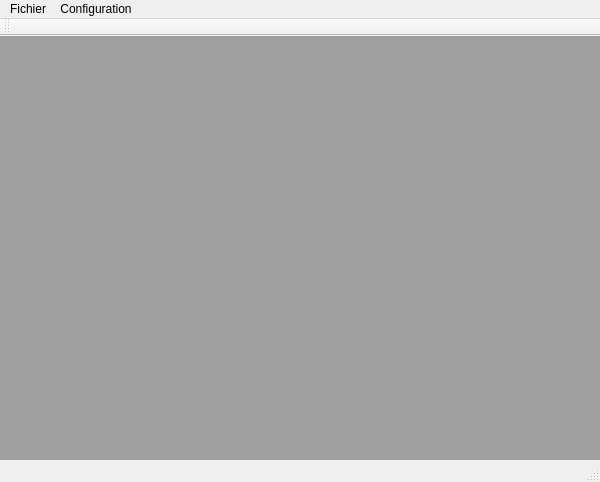
<?xml version="1.0" encoding="UTF-8"?>
<ui version="4.0">
 <class>MainWindow</class>
 <widget class="QMainWindow" name="MainWindow">
  <property name="geometry">
   <rect>
    <x>0</x>
    <y>0</y>
    <width>600</width>
    <height>482</height>
   </rect>
  </property>
  <property name="minimumSize">
   <size>
    <width>600</width>
    <height>482</height>
   </size>
  </property>
  <property name="maximumSize">
   <size>
    <width>600</width>
    <height>482</height>
   </size>
  </property>
  <property name="windowTitle">
   <string>Activateur master de Hotel Manager Plus</string>
  </property>
  <property name="windowIcon">
   <iconset resource="images.qrc">
    <normaloff>:/images/logo.png</normaloff>:/images/logo.png</iconset>
  </property>
  <widget class="QWidget" name="centralWidget">
   <layout class="QGridLayout" name="gridLayout">
    <property name="margin">
     <number>0</number>
    </property>
    <item row="0" column="0">
     <widget class="QMdiArea" name="mdiArea"/>
    </item>
   </layout>
  </widget>
  <widget class="QMenuBar" name="menuBar">
   <property name="geometry">
    <rect>
     <x>0</x>
     <y>0</y>
     <width>600</width>
     <height>21</height>
    </rect>
   </property>
   <widget class="QMenu" name="menuFichier">
    <property name="title">
     <string>Fichier</string>
    </property>
    <widget class="QMenu" name="menuMode_d_activation">
     <property name="title">
      <string>Mode d'activation</string>
     </property>
     <addaction name="actionEn_diff_r"/>
     <addaction name="actionEn_ligne"/>
    </widget>
    <addaction name="menuMode_d_activation"/>
    <addaction name="actionQuitter"/>
   </widget>
   <widget class="QMenu" name="menuConfiguration">
    <property name="title">
     <string>Configuration</string>
    </property>
    <widget class="QMenu" name="menuDriver_odbc">
     <property name="title">
      <string>Driver odbc</string>
     </property>
     <addaction name="actionWin32"/>
     <addaction name="actionWin64"/>
    </widget>
    <addaction name="actionStatut_d_un_produit"/>
    <addaction name="menuDriver_odbc"/>
   </widget>
   <addaction name="menuFichier"/>
   <addaction name="menuConfiguration"/>
  </widget>
  <widget class="QToolBar" name="mainToolBar">
   <attribute name="toolBarArea">
    <enum>TopToolBarArea</enum>
   </attribute>
   <attribute name="toolBarBreak">
    <bool>false</bool>
   </attribute>
  </widget>
  <widget class="QStatusBar" name="statusBar"/>
  <action name="actionEn_diff_r">
   <property name="text">
    <string>En différé</string>
   </property>
  </action>
  <action name="actionEn_ligne">
   <property name="text">
    <string>En ligne</string>
   </property>
  </action>
  <action name="actionQuitter">
   <property name="text">
    <string>Quitter</string>
   </property>
  </action>
  <action name="actionStatut_d_un_produit">
   <property name="text">
    <string>Statut d'un produit</string>
   </property>
  </action>
  <action name="actionWin32">
   <property name="text">
    <string>win32</string>
   </property>
  </action>
  <action name="actionWin64">
   <property name="text">
    <string>win64</string>
   </property>
  </action>
 </widget>
 <layoutdefault spacing="6" margin="11"/>
 <resources>
  <include location="images.qrc"/>
 </resources>
 <connections/>
</ui>
